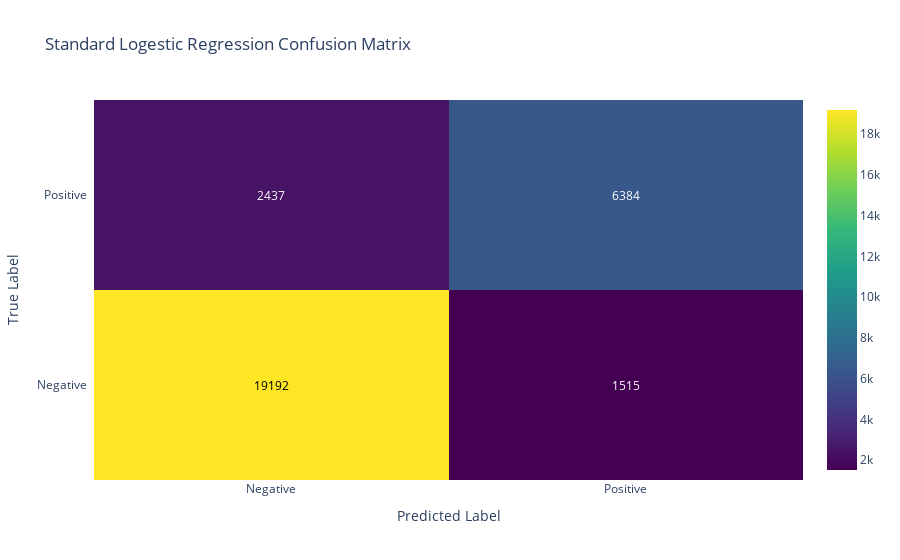

The code cell stored with this chart in its notebook:
### Code cell
cm_lr = confusion_matrix(y_test, predictions_lr)
plot_confusion_matrix(cm_lr, class_names, title='Standard Logestic Regression Confusion Matrix ')

### Figure 1 — Plotly figure (JSON) as saved in the notebook; plotly's stock layout.template omitted (floating-point values rounded to 4 significant figures)
{"data": [{"colorscale": [[0, "#440154"], [0.1111, "#482878"], [0.2222, "#3e4989"], [0.3333, "#31688e"], [0.4444, "#26828e"], [0.5556, "#1f9e89"], [0.6667, "#35b779"], [0.7778, "#6ece58"], [0.8889, "#b5de2b"], [1, "#fde725"]], "reversescale": false, "showscale": true, "type": "heatmap", "x": ["Negative", "Positive"], "y": ["Negative", "Positive"], "z": [[19192, 1515], [2437, 6384]]}], "layout": {"annotations": [{"font": {"color": "#000000"}, "showarrow": false, "text": "19192", "x": "Negative", "xref": "x", "y": "Negative", "yref": "y"}, {"font": {"color": "#FFFFFF"}, "showarrow": false, "text": "1515", "x": "Positive", "xref": "x", "y": "Negative", "yref": "y"}, {"font": {"color": "#FFFFFF"}, "showarrow": false, "text": "2437", "x": "Negative", "xref": "x", "y": "Positive", "yref": "y"}, {"font": {"color": "#FFFFFF"}, "showarrow": false, "text": "6384", "x": "Positive", "xref": "x", "y": "Positive", "yref": "y"}], "title": {"text": "Standard Logestic Regression Confusion Matrix "}, "xaxis": {"dtick": 1, "gridcolor": "rgb(0, 0, 0)", "side": "bottom", "ticks": "", "title": {"text": "Predicted Label"}}, "yaxis": {"dtick": 1, "ticks": "", "ticksuffix": "  ", "title": {"text": "True Label"}}}}
